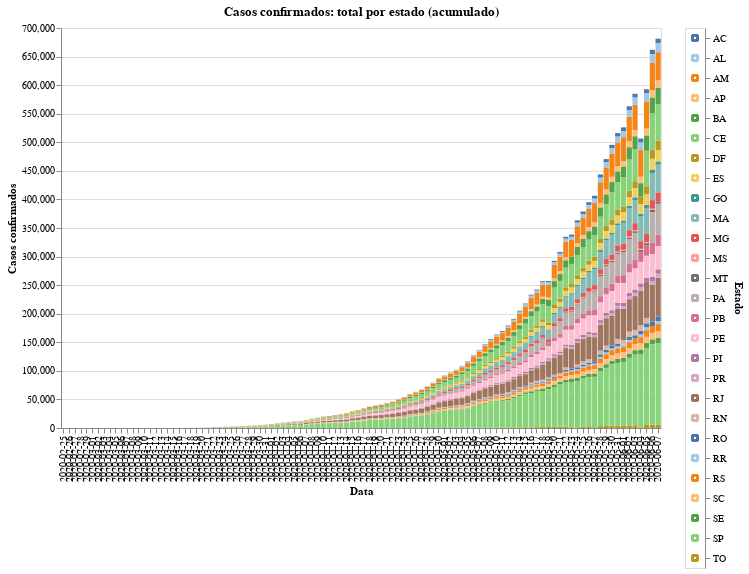

The cell this chart's notebook holds for it:
### Code cell
#hide_input
opt = df[STATE_COLUMN].unique()
opt.sort()
input_dropdown = alt.binding_select(options=opt)
selection1 = alt.selection_single(fields=[STATE_COLUMN], bind=input_dropdown, name=' ')
selection2 = alt.selection_multi(fields=[STATE_COLUMN], on='mouseover')
color = alt.condition(selection1 | selection2,
                    alt.Color(STATE_COLUMN+':N', scale=alt.Scale(scheme='tableau20'), legend=None),
                    alt.value('lightgray'))

chart = alt.Chart(df).mark_bar().encode(
    x=alt.X(DATE_COLUMN+':O', axis=alt.Axis(title=DATE_COLUMN)),
    y=alt.Y(CONFIRMED_CASES, axis=alt.Axis(title=CONFIRMED_CASES)),
    color=color,
    tooltip=[DATE_COLUMN, STATE_COLUMN, CONFIRMED_CASES],
    order=alt.Order(
    STATE_COLUMN,
    sort='descending'
    )
).properties(
    title=CONFIRMED_CASES+": "+TOTAL_BY_STATE+' ('+ACCUMULATED+')'
).add_selection(
    selection1, selection2
).transform_filter(
    selection1
)

legend = alt.Chart(df).mark_point().encode(
    y=alt.Y(STATE_COLUMN+':N', axis=alt.Axis(orient='right')),
    color=color
).add_selection(
    selection1, selection2
)

plot = chart.properties(width=CHART_WIDTH, height=CHART_HEIGHT) | legend
plot

### Figure 1 — Vega-Lite specification as saved in the notebook (floating-point values rounded to 4 significant figures; data arrays with more than 128 entries replaced by an {"elided": "..."} marker saying what was removed)
{"config": {"view": {"continuousWidth": 400, "continuousHeight": 300}}, "hconcat": [{"mark": "bar", "encoding": {"color": {"condition": {"type": "nominal", "field": "Estado", "legend": null, "scale": {"scheme": "tableau20"}, "selection": {"or": [" ", "selector001"]}}, "value": "lightgray"}, "order": {"type": "nominal", "field": "Estado", "sort": "descending"}, "tooltip": [{"type": "nominal", "field": "Data"}, {"type": "nominal", "field": "Estado"}, {"type": "quantitative", "field": "Casos confirmados"}], "x": {"type": "ordinal", "axis": {"title": "Data"}, "field": "Data"}, "y": {"type": "quantitative", "axis": {"title": "Casos confirmados"}, "field": "Casos confirmados"}}, "height": 400, "selection": {" ": {"type": "single", "fields": ["Estado"], "bind": {"input": "select", "options": ["AC", "AL", "AM", "AP", "BA", "CE", "DF", "ES", "GO", "MA", "MG", "MS", "MT", "PA", "PB", "PE", "PI", "PR", "RJ", "RN", "RO", "RR", "RS", "SC", "SE", "SP", "TO"]}}, "selector001": {"type": "multi", "fields": ["Estado"], "on": "mouseover"}}, "title": "Casos confirmados: total por estado (acumulado)", "transform": [{"filter": {"selection": " "}}], "width": 600}, {"mark": "point", "encoding": {"color": {"condition": {"type": "nominal", "field": "Estado", "legend": null, "scale": {"scheme": "tableau20"}, "selection": {"or": [" ", "selector001"]}}, "value": "lightgray"}, "y": {"type": "nominal", "axis": {"orient": "right"}, "field": "Estado"}}, "selection": {" ": {"type": "single", "fields": ["Estado"], "bind": {"input": "select", "options": ["AC", "AL", "AM", "AP", "BA", "CE", "DF", "ES", "GO", "MA", "MG", "MS", "MT", "PA", "PB", "PE", "PI", "PR", "RJ", "RN", "RO", "RR", "RS", "SC", "SE", "SP", "TO"]}}, "selector001": {"type": "multi", "fields": ["Estado"], "on": "mouseover"}}}], "data": {"name": "data-54160038621d77fa2cca6bf69f5d04bb"}, "$schema": "https://vega.github.io/schema/vega-lite/v4.8.1.json", "datasets": {"data-54160038621d77fa2cca6bf69f5d04bb": {"elided": "2273 records"}}}
